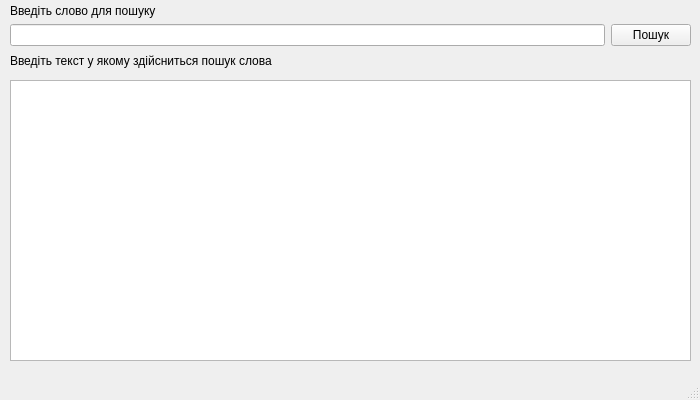
<?xml version="1.0" encoding="UTF-8"?>
<ui version="4.0">
 <class>MainWindow</class>
 <widget class="QMainWindow" name="MainWindow">
  <property name="geometry">
   <rect>
    <x>0</x>
    <y>0</y>
    <width>700</width>
    <height>400</height>
   </rect>
  </property>
  <property name="minimumSize">
   <size>
    <width>700</width>
    <height>400</height>
   </size>
  </property>
  <property name="maximumSize">
   <size>
    <width>700</width>
    <height>400</height>
   </size>
  </property>
  <property name="baseSize">
   <size>
    <width>700</width>
    <height>400</height>
   </size>
  </property>
  <property name="windowTitle">
   <string>Пошук слова</string>
  </property>
  <widget class="QWidget" name="centralwidget">
   <widget class="QWidget" name="gridLayoutWidget">
    <property name="geometry">
     <rect>
      <x>10</x>
      <y>20</y>
      <width>681</width>
      <height>31</height>
     </rect>
    </property>
    <layout class="QGridLayout" name="gridLayout">
     <item row="3" column="1">
      <widget class="QPushButton" name="findButton">
       <property name="text">
        <string>Пошук</string>
       </property>
      </widget>
     </item>
     <item row="3" column="0">
      <widget class="QLineEdit" name="lineEdit"/>
     </item>
    </layout>
   </widget>
   <widget class="QWidget" name="gridLayoutWidget_2">
    <property name="geometry">
     <rect>
      <x>10</x>
      <y>80</y>
      <width>681</width>
      <height>281</height>
     </rect>
    </property>
    <layout class="QGridLayout" name="gridLayout_2">
     <item row="0" column="0" rowspan="3">
      <widget class="QTextEdit" name="textEdit"/>
     </item>
    </layout>
   </widget>
   <widget class="QWidget" name="gridLayoutWidget_4">
    <property name="geometry">
     <rect>
      <x>10</x>
      <y>0</y>
      <width>681</width>
      <height>21</height>
     </rect>
    </property>
    <layout class="QGridLayout" name="gridLayout_4">
     <item row="0" column="0">
      <widget class="QLabel" name="label">
       <property name="text">
        <string>Введіть слово для пошуку</string>
       </property>
       <property name="alignment">
        <set>Qt::AlignLeading|Qt::AlignLeft|Qt::AlignVCenter</set>
       </property>
      </widget>
     </item>
     <item row="0" column="1">
      <widget class="QLabel" name="labelError">
       <property name="text">
        <string/>
       </property>
       <property name="alignment">
        <set>Qt::AlignRight|Qt::AlignTrailing|Qt::AlignVCenter</set>
       </property>
      </widget>
     </item>
    </layout>
   </widget>
   <widget class="QWidget" name="gridLayoutWidget_3">
    <property name="geometry">
     <rect>
      <x>10</x>
      <y>50</y>
      <width>679</width>
      <height>21</height>
     </rect>
    </property>
    <layout class="QGridLayout" name="gridLayout_3">
     <item row="0" column="1">
      <widget class="QLabel" name="labelError_2">
       <property name="text">
        <string/>
       </property>
       <property name="alignment">
        <set>Qt::AlignRight|Qt::AlignTrailing|Qt::AlignVCenter</set>
       </property>
      </widget>
     </item>
     <item row="0" column="0">
      <widget class="QLabel" name="label_2">
       <property name="text">
        <string>Введіть текст у якому здійсниться пошук слова</string>
       </property>
      </widget>
     </item>
    </layout>
   </widget>
  </widget>
  <widget class="QMenuBar" name="menubar">
   <property name="geometry">
    <rect>
     <x>0</x>
     <y>0</y>
     <width>700</width>
     <height>21</height>
    </rect>
   </property>
  </widget>
  <widget class="QStatusBar" name="statusbar"/>
 </widget>
 <resources/>
 <connections/>
</ui>
